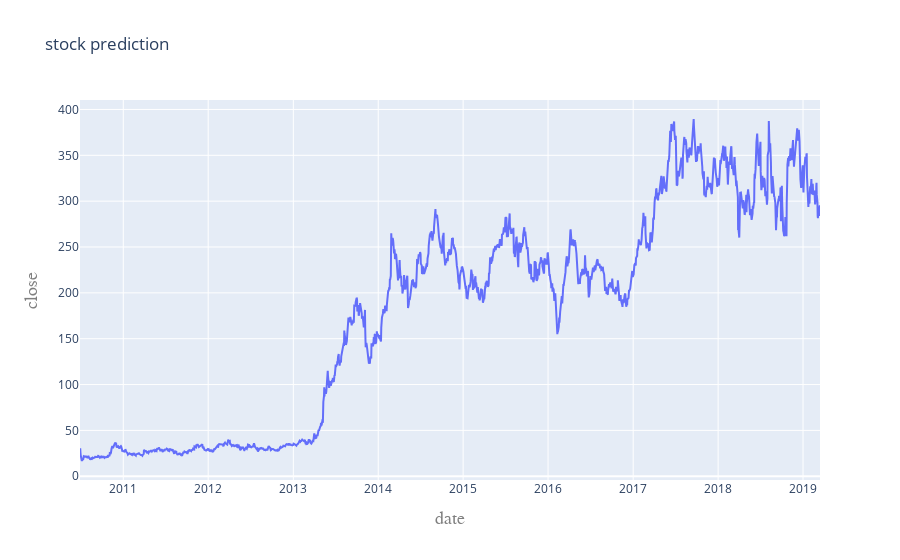

This figure's notebook cell:
### Code cell
iplot(fig)

### Figure 1 — Plotly figure (JSON) as saved in the notebook; plotly's stock layout.template omitted (floating-point values rounded to 4 significant figures; data arrays with more than 128 entries replaced by an {"elided": "..."} marker saying what was removed)
{"data": [{"type": "scatter", "x": {"elided": "2193 str values"}, "y": {"elided": "2193 float values"}}], "layout": {"title": {"text": "stock prediction"}, "xaxis": {"title": {"font": {"color": "#7f7f7f", "family": "Courier New, monospace", "size": 18}, "text": "date"}}, "yaxis": {"title": {"font": {"color": "#7f7f7f", "family": "Courier New, monospace", "size": 18}, "text": "close"}}}}
